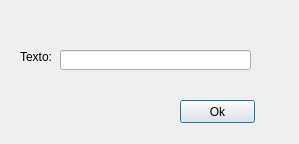
<?xml version="1.0" encoding="UTF-8"?>
<ui version="4.0">
 <class>texto</class>
 <widget class="QDialog" name="texto">
  <property name="geometry">
   <rect>
    <x>0</x>
    <y>0</y>
    <width>299</width>
    <height>144</height>
   </rect>
  </property>
  <property name="windowTitle">
   <string>Dialog</string>
  </property>
  <widget class="QLabel" name="label">
   <property name="geometry">
    <rect>
     <x>20</x>
     <y>50</y>
     <width>46</width>
     <height>13</height>
    </rect>
   </property>
   <property name="text">
    <string>Texto:</string>
   </property>
  </widget>
  <widget class="QLineEdit" name="lineEdit_texto">
   <property name="geometry">
    <rect>
     <x>60</x>
     <y>50</y>
     <width>191</width>
     <height>20</height>
    </rect>
   </property>
  </widget>
  <widget class="QPushButton" name="pushButton_ok">
   <property name="geometry">
    <rect>
     <x>180</x>
     <y>100</y>
     <width>75</width>
     <height>23</height>
    </rect>
   </property>
   <property name="text">
    <string>Ok</string>
   </property>
  </widget>
 </widget>
 <resources/>
 <connections/>
</ui>
